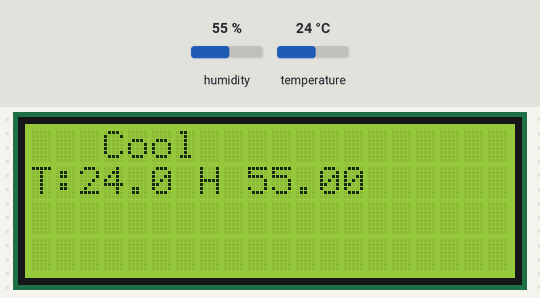
Bench run of a sketch on a simulated Arduino Mega 2560, built with avr-gcc and run on an emulated ATmega2560. Shown: 20×4 character LCD. The test bench sets the inputs (shaded band); at power-on: temperature 24 °C, humidity 55 %.

Above: at 1.2 s.
1.3 s: temperature set to 28 °C
At 3.3 s:
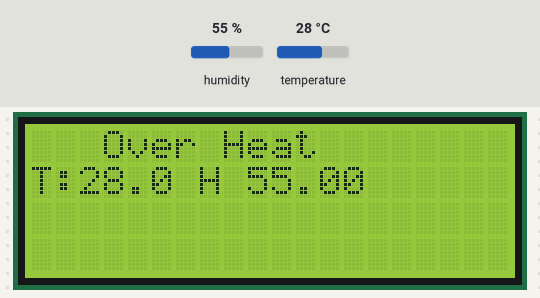
3.6 s: humidity set to 22 %
At 5.4 s:
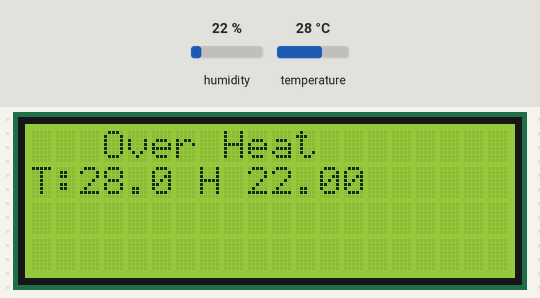
5.7 s: humidity set to 40 %
At 7.5 s:
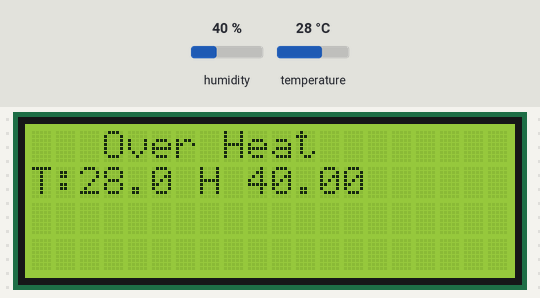
7.8 s: temperature set to 12 °C
At 9.3 s:
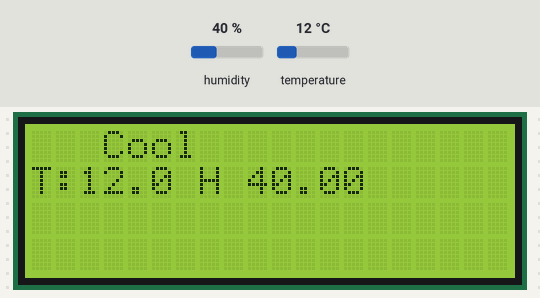
Timing chart, 0 to 10.8 s (numbered marks = the images above; inputs shaded):
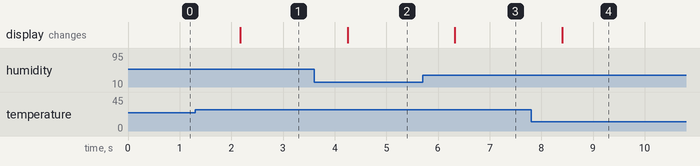

Measured:
- after the input at 1.3 s, the display: changes after 0.87 s (image 1)
- after the input at 3.6 s, the display: changes after 0.65 s (image 2)
- after the input at 5.7 s, the display: changes after 0.63 s (image 3)
- after the input at 7.8 s, the display: changes after 0.60 s (image 4)

The sketch:

sketch.ino
```cpp
#include<LiquidCrystal_I2C.h>
#include <DHT22.h>

#define I2C_ADDR   0x27
#define LCD_COLUMNS 20
#define LCD_LINE    4

#define pinData 2

float T_fix =25;

 LiquidCrystal_I2C Icd(I2C_ADDR, LCD_COLUMNS,LCD_LINE);

 DHT22 dht22cns(pinData);

void setup() {
  // put your setup code here, to run once:
  Serial.begin(9600);

  Icd.init();
  //Icd.begin();
  Icd.backlight();
  Icd.clear();

}


void loop() {
  // put your main code here, to run repeatedly:
float h =  dht22cns.getHumidity();
float temp = dht22cns.getTemperature();

Icd.clear();
Icd.setCursor(0,1);
Icd.print("T:");
Icd.print(temp);

Icd.setCursor(6,1);
Icd.print(" H ");
Icd.print(h);

if(T_fix < temp){
  Icd.setCursor(3,0);
  Icd.print("Over Heat");
} else if(T_fix > temp){
  Icd.setCursor(3,0);
  Icd.print("Cool");

} else{
  Icd.setCursor(3,0);
  Icd.print("Temp is ok");
}

delay(1000);

}
```
